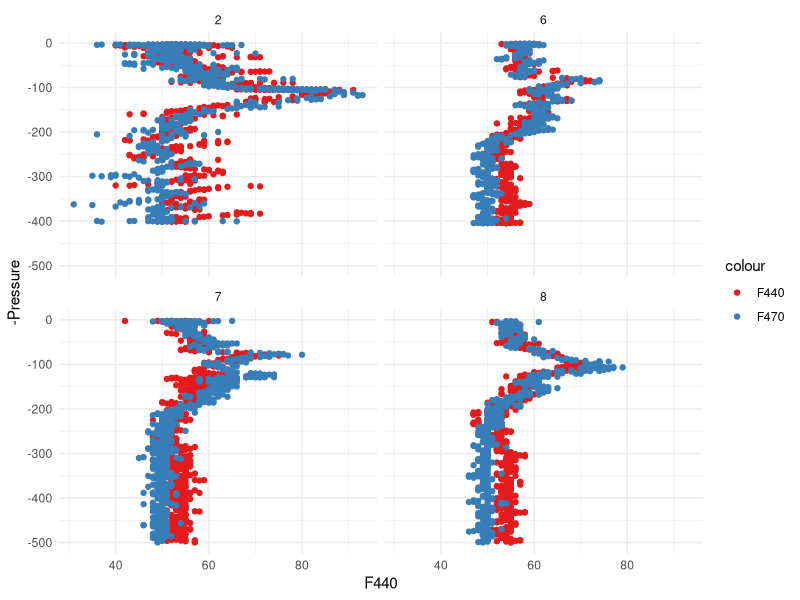
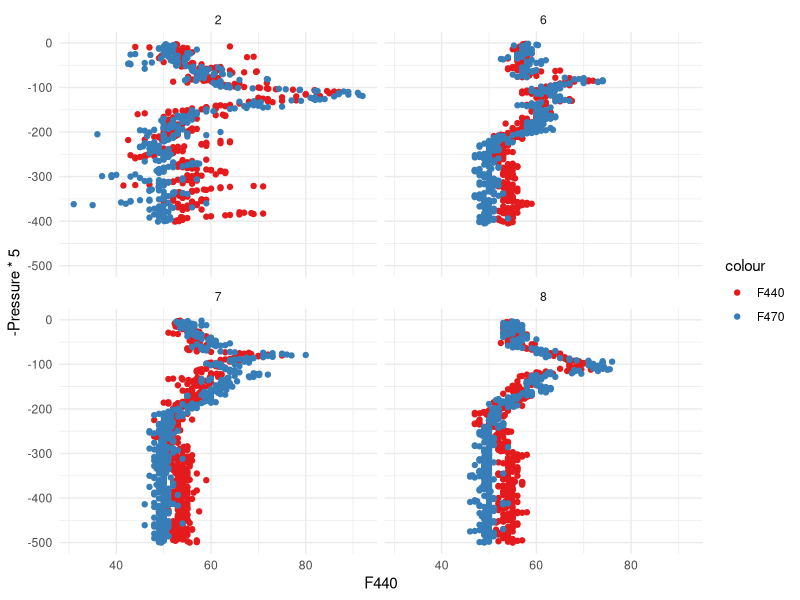

Source code (R) for these figures, in order:
library(tidyverse)

tonga_01 <- read_table2("Tonga/Data/TONGA_ECO1.txt")
tonga_02 <- read_table2("Tonga/Data/TONGA_ECO2.txt")
tonga <- bind_rows(tonga_01, tonga_02)

tonga_to_plot <- filter(tonga, F440 > 0  & Station %in% c("2", "6", "7", "8"))
ggplot(tonga_to_plot)+
  geom_point(aes(x = F440, y = -Pressure, colour = "F440"))+
  geom_point(aes(x = F470, y = -Pressure, colour = "F470"))+
  scale_color_brewer(palette = "Set1")+
  ylim(-500,0)+
  theme_minimal()+
  facet_wrap( .~ Station)

tonga_to_plot <- tonga_to_plot %>%
  group_by(round(Pressure)/5, Station) %>%
  summarise_at(.vars = c("F440", "F470"), .funs = list(mean)) %>%
  ungroup()
names(tonga_to_plot) <- c("Pressure", "Station", "F440", "F470")

ggplot(tonga_to_plot)+
  geom_point(aes(x = F440, y = -Pressure*5, colour = "F440"))+
  geom_point(aes(x = F470, y = -Pressure*5, colour = "F470"))+
  scale_color_brewer(palette = "Set1")+
  ylim(-500,0)+
  theme_minimal()+
  facet_wrap( .~ Station)
